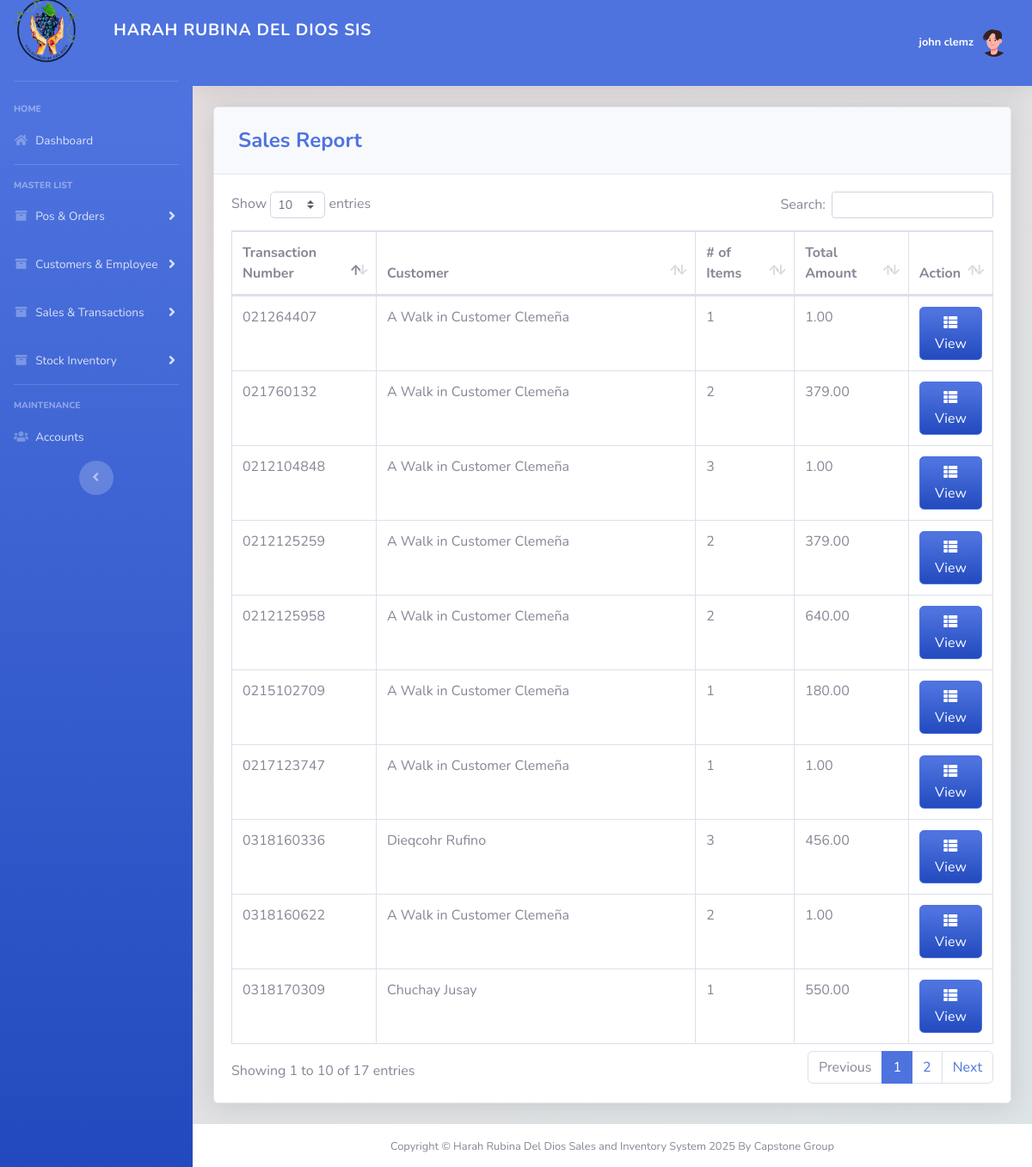
Screenshot of /admin/sales_report.php (signed in) with the database file from the repository.
### tables this page shows
CREATE TABLE `transaction` (
  `TRANS_ID` int(50) NOT NULL,
  `CUST_ID` int(11) DEFAULT NULL,
  `NUMOFITEMS` varchar(250) NOT NULL,
  `SUBTOTAL` varchar(50) NOT NULL,
  `LESSVAT` varchar(50) NOT NULL,
  `NETVAT` varchar(50) NOT NULL,
  `ADDVAT` varchar(50) NOT NULL,
  `GRANDTOTAL` varchar(250) NOT NULL,
  `CASH` varchar(250) NOT NULL,
  `DATE` varchar(50) NOT NULL,
  `TRANS_D_ID` varchar(250) NOT NULL
);

CREATE TABLE `customer` (
  `CUST_ID` int(11) NOT NULL,
  `FIRST_NAME` varchar(50) DEFAULT NULL,
  `LAST_NAME` varchar(50) DEFAULT NULL,
  `PHONE_NUMBER` varchar(11) DEFAULT NULL
);

### admin/sales_report.php (the view, shortened to what this page needs)
<?php
include'../includes/sidebar.php';
?>
<div class="card shadow mb-4">
    <div class="card-header py-3">
        <h4 class="m-2 font-weight-bold text-primary">Sales Report</h4>
    </div>
    <div class="card-body">
        <div class="table-responsive">
            <table class="table table-bordered" id="dataTable" width="100%" cellspacing="0">
                <thead>
                    <tr>
                        <th width="19%">Transaction Number</th>
                        <th>Customer</th>
                        <th width="13%"># of Items</th>
                        <th width="15%">Total Amount</th>
                        <th width="11%">Action</th>
                    </tr>
                </thead>
                <tbody>
<?php
    $query = 'SELECT T.*, C.FIRST_NAME, C.LAST_NAME, T.NUMOFITEMS, T.GRANDTOTAL
              FROM transaction T
              JOIN customer C ON T.CUST_ID = C.CUST_ID
              ORDER BY T.TRANS_D_ID ASC';
    $result = mysqli_query($conn, $query) or die(mysqli_error($conn));
    while ($row = mysqli_fetch_assoc($result)) {
        $grandTotal = floatval($row['GRANDTOTAL']);
        echo '<tr>';
        echo '<td>' . $row['TRANS_D_ID'] . '</td>';
        echo '<td>' . $row['FIRST_NAME'] . ' ' . $row['LAST_NAME'] . '</td>';
        echo '<td>' . $row['NUMOFITEMS'] . '</td>';
        echo '<td>' . number_format($grandTotal, 2) . '</td>';
        echo '<td align="right">
                <a type="button" class="btn btn-primary bg-gradient-primary" href="sales_view.php?action=edit&id=' . $row['TRANS_ID'] . '">
                    <i class="fas fa-fw fa-th-list"></i> View
                </a>
              </td>';
        echo '</tr>';
    }
?>
                </tbody>
            </table>
        </div>
    </div>
</div>
<?php
include'../includes/footer.php';
?>

### rows the page displays
transaction: TRANS_D_ID "0212104848", CUST_ID.FIRST_NAME "A Walk in Customer", CUST_ID.LAST_NAME "Clemeña", NUMOFITEMS "3", GRANDTOTAL "1.00"
transaction: TRANS_D_ID "0212125259", CUST_ID.FIRST_NAME "A Walk in Customer", CUST_ID.LAST_NAME "Clemeña", NUMOFITEMS "2", GRANDTOTAL "379.00"
transaction: TRANS_D_ID "0212125958", CUST_ID.FIRST_NAME "A Walk in Customer", CUST_ID.LAST_NAME "Clemeña", NUMOFITEMS "2", GRANDTOTAL "640.00"
transaction: TRANS_D_ID "021264407", CUST_ID.FIRST_NAME "A Walk in Customer", CUST_ID.LAST_NAME "Clemeña", NUMOFITEMS "1", GRANDTOTAL "1.00"
transaction: TRANS_D_ID "0215102709", CUST_ID.FIRST_NAME "A Walk in Customer", CUST_ID.LAST_NAME "Clemeña", NUMOFITEMS "1", GRANDTOTAL "180.00"
transaction: TRANS_D_ID "0217123747", CUST_ID.FIRST_NAME "A Walk in Customer", CUST_ID.LAST_NAME "Clemeña", NUMOFITEMS "1", GRANDTOTAL "1.00"
transaction: TRANS_D_ID "021760132", CUST_ID.FIRST_NAME "A Walk in Customer", CUST_ID.LAST_NAME "Clemeña", NUMOFITEMS "2", GRANDTOTAL "379.00"
transaction: TRANS_D_ID "0318160336", CUST_ID.FIRST_NAME "Dieqcohr", CUST_ID.LAST_NAME "Rufino", NUMOFITEMS "3", GRANDTOTAL "456.00"
transaction: TRANS_D_ID "0318160622", CUST_ID.FIRST_NAME "A Walk in Customer", CUST_ID.LAST_NAME "Clemeña", NUMOFITEMS "2", GRANDTOTAL "1.00"
transaction: TRANS_D_ID "0318170309", CUST_ID.FIRST_NAME "Chuchay", CUST_ID.LAST_NAME "Jusay", NUMOFITEMS "1", GRANDTOTAL "550.00"

### other values shown
$_SESSION['FIRST_NAME'] "john"
$_SESSION['LAST_NAME'] "clemz"
